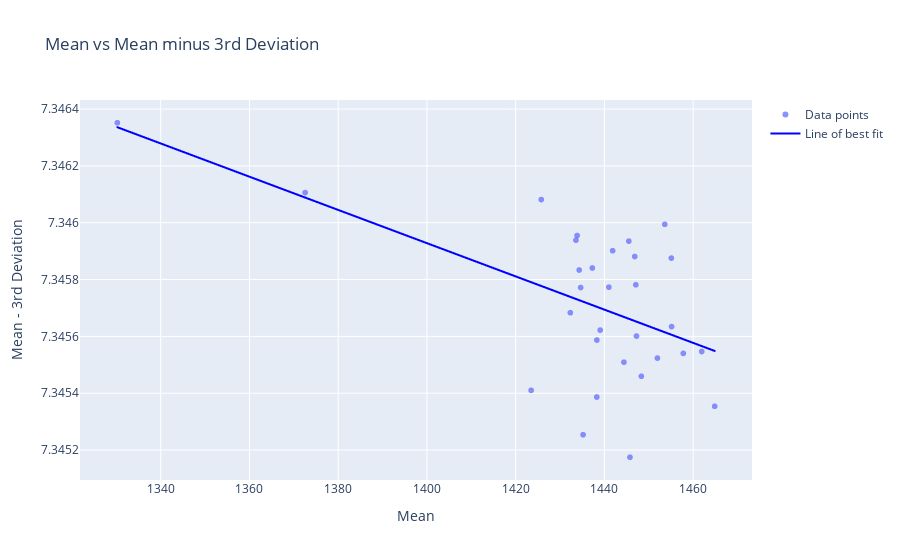

Notebook code cell kept with this figure:
### Code cell
data1points = go.Scattergl(x = data1.col2,
                          y = np.log(data1.Mean),
                          mode = 'markers',
                          marker = dict(
                          opacity=0.75,
                          line=dict(
                          color='red'
                          )
                          ),
                          name = 'Data points'
                          )

m,b = np.polyfit(data1.col2, np.log(data1.Mean), 1)
bestfit_y = (data1.col2 * m + b)

lineOfBestFit=go.Scattergl(
    x=data1.col2,
    y=bestfit_y,
    name='Line of best fit',
    line=dict(
        color='blue',
    )
)

data=[data1points, lineOfBestFit]

layout = go.Layout(
    title='Mean vs Mean minus 3rd Deviation',
    xaxis=dict(
        title='Mean'
    ),
    yaxis=dict(
        title='Mean - 3rd Deviation'
    ),
    hovermode='closest',
    #showlegend=True
)


figure = go.Figure(data=data, layout=layout)

figure.show()

### Figure 1 — Plotly figure (JSON) as saved in the notebook; plotly's stock layout.template omitted (floating-point values rounded to 4 significant figures)
{"data": [{"marker": {"line": {"color": "red"}, "opacity": 0.75}, "mode": "markers", "name": "Data points", "type": "scattergl", "x": [1434.0, 1426.0, 1438.0, 1435.0, 1441.0, 1448.0, 1373.0, 1330.0, 1438.0, 1435.0, 1455.0, 1446.0, 1465.0, 1452.0, 1437.0, 1439.0, 1458.0, 1447.0, 1434.0, 1432.0, 1442.0, 1445.0, 1447.0, 1447.0, 1444.0, 1434.0, 1423.0, 1454.0, 1455.0, 1462.0], "y": [7.346, 7.346, 7.346, 7.346, 7.346, 7.345, 7.346, 7.346, 7.345, 7.345, 7.346, 7.345, 7.345, 7.346, 7.346, 7.346, 7.346, 7.346, 7.346, 7.346, 7.346, 7.346, 7.346, 7.346, 7.346, 7.346, 7.345, 7.346, 7.346, 7.346]}, {"line": {"color": "blue"}, "name": "Line of best fit", "type": "scattergl", "x": [1434.0, 1426.0, 1438.0, 1435.0, 1441.0, 1448.0, 1373.0, 1330.0, 1438.0, 1435.0, 1455.0, 1446.0, 1465.0, 1452.0, 1437.0, 1439.0, 1458.0, 1447.0, 1434.0, 1432.0, 1442.0, 1445.0, 1447.0, 1447.0, 1444.0, 1434.0, 1423.0, 1454.0, 1455.0, 1462.0], "y": [7.346, 7.346, 7.346, 7.346, 7.346, 7.346, 7.346, 7.346, 7.346, 7.346, 7.346, 7.346, 7.346, 7.346, 7.346, 7.346, 7.346, 7.346, 7.346, 7.346, 7.346, 7.346, 7.346, 7.346, 7.346, 7.346, 7.346, 7.346, 7.346, 7.346]}], "layout": {"hovermode": "closest", "title": {"text": "Mean vs Mean minus 3rd Deviation"}, "xaxis": {"title": {"text": "Mean"}}, "yaxis": {"title": {"text": "Mean - 3rd Deviation"}}}}
